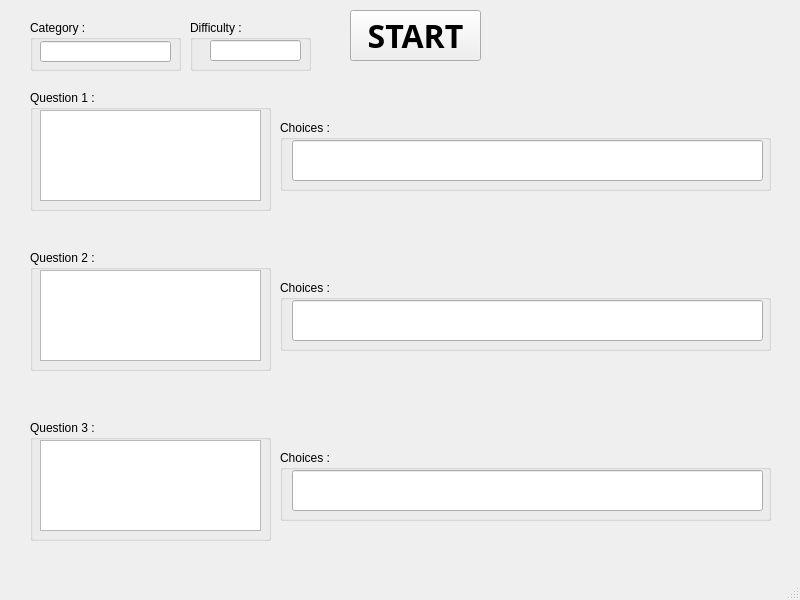
<?xml version="1.0" encoding="UTF-8"?>
<ui version="4.0">
 <class>MainWindow</class>
 <widget class="QMainWindow" name="MainWindow">
  <property name="geometry">
   <rect>
    <x>0</x>
    <y>0</y>
    <width>800</width>
    <height>600</height>
   </rect>
  </property>
  <property name="windowTitle">
   <string>MainWindow</string>
  </property>
  <widget class="QWidget" name="centralwidget">
   <widget class="QPushButton" name="pushButton">
    <property name="geometry">
     <rect>
      <x>350</x>
      <y>10</y>
      <width>131</width>
      <height>51</height>
     </rect>
    </property>
    <property name="font">
     <font>
      <family>Segoe Print</family>
      <pointsize>24</pointsize>
      <bold>true</bold>
     </font>
    </property>
    <property name="text">
     <string>START</string>
    </property>
   </widget>
   <widget class="QGroupBox" name="groupBox_2">
    <property name="geometry">
     <rect>
      <x>280</x>
      <y>120</y>
      <width>491</width>
      <height>71</height>
     </rect>
    </property>
    <property name="title">
     <string>Choices :</string>
    </property>
    <widget class="QLineEdit" name="choices1">
     <property name="geometry">
      <rect>
       <x>12</x>
       <y>20</y>
       <width>471</width>
       <height>41</height>
      </rect>
     </property>
    </widget>
   </widget>
   <widget class="QGroupBox" name="groupBox_5">
    <property name="geometry">
     <rect>
      <x>30</x>
      <y>250</y>
      <width>241</width>
      <height>121</height>
     </rect>
    </property>
    <property name="title">
     <string>Question 2 :</string>
    </property>
    <widget class="QTextEdit" name="question2">
     <property name="geometry">
      <rect>
       <x>10</x>
       <y>20</y>
       <width>221</width>
       <height>91</height>
      </rect>
     </property>
    </widget>
   </widget>
   <widget class="QGroupBox" name="groupBox_7">
    <property name="geometry">
     <rect>
      <x>30</x>
      <y>420</y>
      <width>241</width>
      <height>121</height>
     </rect>
    </property>
    <property name="title">
     <string>Question 3 :</string>
    </property>
    <widget class="QTextEdit" name="question3">
     <property name="geometry">
      <rect>
       <x>10</x>
       <y>20</y>
       <width>221</width>
       <height>91</height>
      </rect>
     </property>
    </widget>
   </widget>
   <widget class="QGroupBox" name="groupBox_6">
    <property name="geometry">
     <rect>
      <x>280</x>
      <y>280</y>
      <width>491</width>
      <height>71</height>
     </rect>
    </property>
    <property name="title">
     <string>Choices :</string>
    </property>
    <widget class="QLineEdit" name="choices2">
     <property name="geometry">
      <rect>
       <x>12</x>
       <y>20</y>
       <width>471</width>
       <height>41</height>
      </rect>
     </property>
    </widget>
   </widget>
   <widget class="QGroupBox" name="groupBox_4">
    <property name="geometry">
     <rect>
      <x>190</x>
      <y>20</y>
      <width>121</width>
      <height>51</height>
     </rect>
    </property>
    <property name="title">
     <string>Difficulty :</string>
    </property>
    <widget class="QLineEdit" name="difficultyLine">
     <property name="geometry">
      <rect>
       <x>20</x>
       <y>20</y>
       <width>91</width>
       <height>21</height>
      </rect>
     </property>
    </widget>
   </widget>
   <widget class="QGroupBox" name="groupBox">
    <property name="geometry">
     <rect>
      <x>30</x>
      <y>90</y>
      <width>241</width>
      <height>121</height>
     </rect>
    </property>
    <property name="title">
     <string>Question 1 :</string>
    </property>
    <widget class="QTextEdit" name="question1">
     <property name="geometry">
      <rect>
       <x>10</x>
       <y>20</y>
       <width>221</width>
       <height>91</height>
      </rect>
     </property>
    </widget>
   </widget>
   <widget class="QGroupBox" name="groupBox_3">
    <property name="geometry">
     <rect>
      <x>30</x>
      <y>20</y>
      <width>151</width>
      <height>51</height>
     </rect>
    </property>
    <property name="title">
     <string>Category :</string>
    </property>
    <widget class="QLineEdit" name="categoryLine">
     <property name="geometry">
      <rect>
       <x>10</x>
       <y>21</y>
       <width>131</width>
       <height>21</height>
      </rect>
     </property>
    </widget>
   </widget>
   <widget class="QGroupBox" name="groupBox_8">
    <property name="geometry">
     <rect>
      <x>280</x>
      <y>450</y>
      <width>491</width>
      <height>71</height>
     </rect>
    </property>
    <property name="title">
     <string>Choices :</string>
    </property>
    <widget class="QLineEdit" name="choices3">
     <property name="geometry">
      <rect>
       <x>12</x>
       <y>20</y>
       <width>471</width>
       <height>41</height>
      </rect>
     </property>
    </widget>
   </widget>
  </widget>
  <widget class="QMenuBar" name="menubar">
   <property name="geometry">
    <rect>
     <x>0</x>
     <y>0</y>
     <width>800</width>
     <height>22</height>
    </rect>
   </property>
  </widget>
  <widget class="QStatusBar" name="statusbar"/>
 </widget>
 <resources/>
 <connections/>
</ui>
